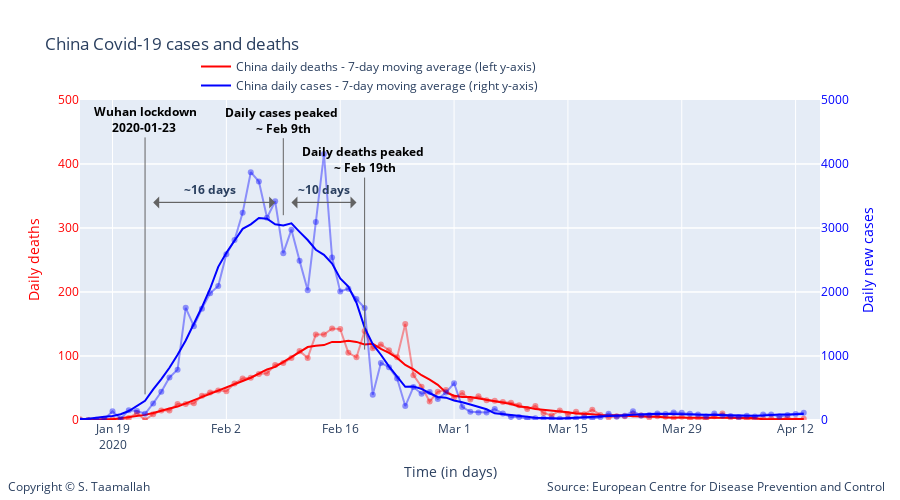

This figure's notebook cell:
### Code cell
degree = 5

smooth_china_deaths = smoothTriangle(df_china['deaths'],degree)
smooth_china_cases = smoothTriangle(df_china['cases'],degree)

smooth_china_deaths_9day = smooth_9day(df_china['deaths'])
smooth_china_cases_9day = smooth_9day(df_china['cases'])



# Add traces
trace1 = go.Scatter(
        x=df_china.index, 
        y=df_china['deaths'],
        mode='lines + markers',
        name='China daily deaths (left y-axis)',
        line_color='rgba(256, 0, 0, .4)',
        showlegend=False,
)

trace11 = go.Scatter(
        x=df_china.index, 
        y=smooth_china_deaths_9day,
        mode='lines',
        name='China daily deaths - 7-day moving average (left y-axis)',
        line_color='rgba(256, 0, 0, 1)',
)


trace2 = go.Scatter(
        x=df_china.index, 
        y=df_china['cases'],
        mode='lines + markers',
        name='China daily cases (right y-axis)',
        line_color='rgba(0, 0, 256, .4)',
        showlegend=False,
        yaxis='y2'
)

trace22 = go.Scatter(
        x=df_china.index, 
        y=smooth_china_cases_9day,
        mode='lines',
        name='China daily cases - 7-day moving average (right y-axis)',
        line_color='rgba(0, 0, 256, 1)',
        yaxis='y2'
)

data = [trace1, trace11, trace2, trace22]

layout = go.Layout(
    title='China Covid-19 cases and deaths',
    legend=dict(x=.4, y=1.15, orientation="h"), 
    width=900,
    height=500,
    
    # Top left
    xaxis=dict(
        title='Time (in days)',
        range=['2020-01-15', '2020-04-15'],
    ),
    yaxis=dict(
        title='Daily deaths',
        #type='log',
        range=[0,500],
        color="red",
        anchor='x'
    ),
    yaxis2=dict(
        title = 'Daily new cases',
        color='rgba(0, 0, 256, 1)',
        #type='log',
        range=[0,5000],
        overlaying='y',
        side='right'
    ),
    
       annotations=[
        dict(
            x=1.09,
            y=-0.24,
            showarrow=False,
            text='Source: European Centre for Disease Prevention and Control',
            xref='paper',
            yref='paper'
        ),
        
        dict(
            x=-0.1,
            y=-0.24,
            showarrow=False,
            text='Copyright © S. Taamallah ',
            xref='paper',
            yref='paper'
        )
    ],
    
)



fig = go.Figure(data=data, layout=layout)

fig.add_annotation(
            x='2020-01-23',
            y=40,
            xref="x",
            yref="y",
            text="<b> Wuhan lockdown <br> 2020-01-23  </b>",
            showarrow=True,
            font=dict(
            #family="Courier New, monospace",
            size=12,
            color="black",
            ),
        align="center",
        arrowhead=0,
        arrowsize=1,
        arrowwidth=1,
        arrowcolor="#636363",
        ax=0,
        ay=-275,
)




fig.add_annotation(
            x='2020-02-09',
            y=320,
            text="<b>Daily cases peaked <br> ~ Feb 9th </b>",
            showarrow=True,
            font=dict(
            #family="Courier New, monospace",
            size=12,
            color="black",
            ),
        align="center",
        arrowhead=0,
        arrowsize=1,
        arrowwidth=1,
        arrowcolor="#636363",
        ax=0,
        ay=-95,
)


fig.add_annotation(
            x='2020-02-19',
            y=110,
            text="<b>Daily deaths peaked <br> ~ Feb 19th </b>",
            showarrow=True,
            font=dict(
            #family="Courier New, monospace",
            size=12,
            color="black",
            ),
        align="center",
        arrowhead=0,
        arrowsize=1,
        arrowwidth=1,
        arrowcolor="#636363",
        ax=0,
        ay=-190,
)

fig.add_annotation(
            x='2020-02-10',
            y=340,
            text="",
            showarrow=True,
            font=dict(
            #family="Courier New, monospace",
            size=12,
            color="black",
            ),
        align="center",
        arrowhead=1,
        arrowsize=2,
        arrowwidth=1,
        arrowcolor="#636363",
        ax=65,
        ay=0,
)

fig.add_annotation(
            x='2020-02-18',
            y=340,
            text="",
            showarrow=True,
            font=dict(
            #family="Courier New, monospace",
            size=12,
            color="black",
            ),
        align="center",
        arrowhead=1,
        arrowsize=2,
        arrowwidth=1,
        arrowcolor="#636363",
        ax=-65,
        ay=0,
)

fig.add_annotation(
            x='2020-02-14',
            y=360,
            text="<b> ~10 days </b>",
            showarrow=False,
)

fig.add_annotation(
            x='2020-01-24',
            y=340,
            text="",
            showarrow=True,
            font=dict(
            #family="Courier New, monospace",
            size=12,
            color="black",
            ),
        align="center",
        arrowhead=1,
        arrowsize=2,
        arrowwidth=1,
        arrowcolor="#636363",
        ax=120,
        ay=0,
)

fig.add_annotation(
            x='2020-02-08',
            y=340,
            text="",
            showarrow=True,
            font=dict(
            #family="Courier New, monospace",
            size=12,
            color="black",
            ),
        align="center",
        arrowhead=1,
        arrowsize=2,
        arrowwidth=1,
        arrowcolor="#636363",
        ax=-120,
        ay=0,
)


fig.add_annotation(
            x='2020-01-31',
            y=360,
            text="<b> ~16 days </b>",
            showarrow=False,
)

fig.show()

from plotly.offline import plot
plot(fig, filename="STaamallah_covid19_analysis_chart_2_20200412.html", auto_open = False)

### Figure 1 — Plotly figure (JSON) as saved in the notebook; plotly's stock layout.template omitted (floating-point values rounded to 4 significant figures)
{"data": [{"line": {"color": "rgba(256, 0, 0, .4)"}, "mode": "lines+markers", "name": "China daily deaths (left y-axis)", "showlegend": false, "type": "scatter", "x": ["2020-04-13T00:00:00", "2020-04-12T00:00:00", "2020-04-11T00:00:00", "2020-04-10T00:00:00", "2020-04-09T00:00:00", "2020-04-08T00:00:00", "2020-04-07T00:00:00", "2020-04-06T00:00:00", "2020-04-05T00:00:00", "2020-04-04T00:00:00", "2020-04-03T00:00:00", "2020-04-02T00:00:00", "2020-04-01T00:00:00", "2020-03-31T00:00:00", "2020-03-30T00:00:00", "2020-03-29T00:00:00", "2020-03-28T00:00:00", "2020-03-27T00:00:00", "2020-03-26T00:00:00", "2020-03-25T00:00:00", "2020-03-24T00:00:00", "2020-03-23T00:00:00", "2020-03-22T00:00:00", "2020-03-21T00:00:00", "2020-03-20T00:00:00", "2020-03-19T00:00:00", "2020-03-18T00:00:00", "2020-03-17T00:00:00", "2020-03-16T00:00:00", "2020-03-15T00:00:00", "2020-03-14T00:00:00", "2020-03-13T00:00:00", "2020-03-12T00:00:00", "2020-03-11T00:00:00", "2020-03-10T00:00:00", "2020-03-09T00:00:00", "2020-03-08T00:00:00", "2020-03-07T00:00:00", "2020-03-06T00:00:00", "2020-03-05T00:00:00", "2020-03-04T00:00:00", "2020-03-03T00:00:00", "2020-03-02T00:00:00", "2020-03-01T00:00:00", "2020-02-29T00:00:00", "2020-02-28T00:00:00", "2020-02-27T00:00:00", "2020-02-26T00:00:00", "2020-02-25T00:00:00", "2020-02-24T00:00:00", "2020-02-23T00:00:00", "2020-02-22T00:00:00", "2020-02-21T00:00:00", "2020-02-20T00:00:00", "2020-02-19T00:00:00", "2020-02-18T00:00:00", "2020-02-17T00:00:00", "2020-02-16T00:00:00", "2020-02-15T00:00:00", "2020-02-14T00:00:00", "2020-02-13T00:00:00", "2020-02-12T00:00:00", "2020-02-11T00:00:00", "2020-02-10T00:00:00", "2020-02-09T00:00:00", "2020-02-08T00:00:00", "2020-02-07T00:00:00", "2020-02-06T00:00:00", "2020-02-05T00:00:00", "2020-02-04T00:00:00", "2020-02-03T00:00:00", "2020-02-02T00:00:00", "2020-02-01T00:00:00", "2020-01-31T00:00:00", "2020-01-30T00:00:00", "2020-01-29T00:00:00", "2020-01-28T00:00:00", "2020-01-27T00:00:00", "2020-01-26T00:00:00", "2020-01-25T00:00:00", "2020-01-24T00:00:00", "2020-01-23T00:00:00", "2020-01-22T00:00:00", "2020-01-21T00:00:00", "2020-01-20T00:00:00", "2020-01-19T00:00:00", "2020-01-18T00:00:00", "2020-01-17T00:00:00", "2020-01-16T00:00:00", "2020-01-15T00:00:00", "2020-01-14T00:00:00", "2020-01-13T00:00:00", "2020-01-12T00:00:00", "2020-01-11T00:00:00", "2020-01-10T00:00:00", "2020-01-09T00:00:00", "2020-01-08T00:00:00", "2020-01-07T00:00:00", "2020-01-06T00:00:00", "2020-01-05T00:00:00", "2020-01-04T00:00:00", "2020-01-03T00:00:00", "2020-01-02T00:00:00", "2020-01-01T00:00:00", "2019-12-31T00:00:00"], "y": [2, 0, 3, 1, 2, 2, 0, 2, 3, 4, 10, 6, 1, 3, 2, 5, 3, 5, 6, 4, 7, 9, 6, 6, 4, 8, 16, 9, 13, 9, 15, 7, 11, 22, 17, 23, 27, 28, 30, 31, 37, 32, 42, 35, 47, 44, 29, 52, 70, 150, 98, 109, 118, 112, 139, 98, 105, 142, 143, 133.5, 133.5, 97, 108, 97, 89, 86, 73, 72, 66, 65, 57, 45, 46, 43, 38, 26, 25, 25, 15, 15, 9, 0, 11, 3, 0, 1, 0, 0, 0, 1, 0, 0, 0, 1, 0, 0, 0, 0, 0, 0, 0, 0, 0, 0, 0]}, {"line": {"color": "rgba(256, 0, 0, 1)"}, "mode": "lines", "name": "China daily deaths - 7-day moving average (left y-axis)", "type": "scatter", "x": ["2020-04-13T00:00:00", "2020-04-12T00:00:00", "2020-04-11T00:00:00", "2020-04-10T00:00:00", "2020-04-09T00:00:00", "2020-04-08T00:00:00", "2020-04-07T00:00:00", "2020-04-06T00:00:00", "2020-04-05T00:00:00", "2020-04-04T00:00:00", "2020-04-03T00:00:00", "2020-04-02T00:00:00", "2020-04-01T00:00:00", "2020-03-31T00:00:00", "2020-03-30T00:00:00", "2020-03-29T00:00:00", "2020-03-28T00:00:00", "2020-03-27T00:00:00", "2020-03-26T00:00:00", "2020-03-25T00:00:00", "2020-03-24T00:00:00", "2020-03-23T00:00:00", "2020-03-22T00:00:00", "2020-03-21T00:00:00", "2020-03-20T00:00:00", "2020-03-19T00:00:00", "2020-03-18T00:00:00", "2020-03-17T00:00:00", "2020-03-16T00:00:00", "2020-03-15T00:00:00", "2020-03-14T00:00:00", "2020-03-13T00:00:00", "2020-03-12T00:00:00", "2020-03-11T00:00:00", "2020-03-10T00:00:00", "2020-03-09T00:00:00", "2020-03-08T00:00:00", "2020-03-07T00:00:00", "2020-03-06T00:00:00", "2020-03-05T00:00:00", "2020-03-04T00:00:00", "2020-03-03T00:00:00", "2020-03-02T00:00:00", "2020-03-01T00:00:00", "2020-02-29T00:00:00", "2020-02-28T00:00:00", "2020-02-27T00:00:00", "2020-02-26T00:00:00", "2020-02-25T00:00:00", "2020-02-24T00:00:00", "2020-02-23T00:00:00", "2020-02-22T00:00:00", "2020-02-21T00:00:00", "2020-02-20T00:00:00", "2020-02-19T00:00:00", "2020-02-18T00:00:00", "2020-02-17T00:00:00", "2020-02-16T00:00:00", "2020-02-15T00:00:00", "2020-02-14T00:00:00", "2020-02-13T00:00:00", "2020-02-12T00:00:00", "2020-02-11T00:00:00", "2020-02-10T00:00:00", "2020-02-09T00:00:00", "2020-02-08T00:00:00", "2020-02-07T00:00:00", "2020-02-06T00:00:00", "2020-02-05T00:00:00", "2020-02-04T00:00:00", "2020-02-03T00:00:00", "2020-02-02T00:00:00", "2020-02-01T00:00:00", "2020-01-31T00:00:00", "2020-01-30T00:00:00", "2020-01-29T00:00:00", "2020-01-28T00:00:00", "2020-01-27T00:00:00", "2020-01-26T00:00:00", "2020-01-25T00:00:00", "2020-01-24T00:00:00", "2020-01-23T00:00:00", "2020-01-22T00:00:00", "2020-01-21T00:00:00", "2020-01-20T00:00:00", "2020-01-19T00:00:00", "2020-01-18T00:00:00", "2020-01-17T00:00:00", "2020-01-16T00:00:00", "2020-01-15T00:00:00", "2020-01-14T00:00:00", "2020-01-13T00:00:00", "2020-01-12T00:00:00", "2020-01-11T00:00:00", "2020-01-10T00:00:00", "2020-01-09T00:00:00", "2020-01-08T00:00:00", "2020-01-07T00:00:00", "2020-01-06T00:00:00", "2020-01-05T00:00:00", "2020-01-04T00:00:00", "2020-01-03T00:00:00", "2020-01-02T00:00:00", "2020-01-01T00:00:00", "2019-12-31T00:00:00"], "y": [1.667, 1.5, 1.6, 1.667, 1, 1, 3, 3, 3, 3, 3, 4, 4, 4, 4, 3, 4, 4, 5, 5, 5, 6, 7, 7, 8, 8, 9, 9, 10, 12, 13, 14, 16, 17, 20, 21, 25, 27, 29, 31, 34, 36, 36, 38, 43, 55, 63, 70, 79, 86, 97, 105, 111, 119, 118, 122, 124, 122, 122, 117, 116, 114, 106, 98, 91, 83, 79, 72, 66, 61, 56, 50, 45, 41, 35, 30, 26, 21, 18, 14, 11, 8, 6, 4, 2, 1, 1, 0, 0, 0, 0, 0, 0, 0, 0, 0, 0, 0, 0, 0, 0, 0, 0, 0, 0]}, {"line": {"color": "rgba(0, 0, 256, .4)"}, "mode": "lines+markers", "name": "China daily cases (right y-axis)", "showlegend": false, "type": "scatter", "x": ["2020-04-13T00:00:00", "2020-04-12T00:00:00", "2020-04-11T00:00:00", "2020-04-10T00:00:00", "2020-04-09T00:00:00", "2020-04-08T00:00:00", "2020-04-07T00:00:00", "2020-04-06T00:00:00", "2020-04-05T00:00:00", "2020-04-04T00:00:00", "2020-04-03T00:00:00", "2020-04-02T00:00:00", "2020-04-01T00:00:00", "2020-03-31T00:00:00", "2020-03-30T00:00:00", "2020-03-29T00:00:00", "2020-03-28T00:00:00", "2020-03-27T00:00:00", "2020-03-26T00:00:00", "2020-03-25T00:00:00", "2020-03-24T00:00:00", "2020-03-23T00:00:00", "2020-03-22T00:00:00", "2020-03-21T00:00:00", "2020-03-20T00:00:00", "2020-03-19T00:00:00", "2020-03-18T00:00:00", "2020-03-17T00:00:00", "2020-03-16T00:00:00", "2020-03-15T00:00:00", "2020-03-14T00:00:00", "2020-03-13T00:00:00", "2020-03-12T00:00:00", "2020-03-11T00:00:00", "2020-03-10T00:00:00", "2020-03-09T00:00:00", "2020-03-08T00:00:00", "2020-03-07T00:00:00", "2020-03-06T00:00:00", "2020-03-05T00:00:00", "2020-03-04T00:00:00", "2020-03-03T00:00:00", "2020-03-02T00:00:00", "2020-03-01T00:00:00", "2020-02-29T00:00:00", "2020-02-28T00:00:00", "2020-02-27T00:00:00", "2020-02-26T00:00:00", "2020-02-25T00:00:00", "2020-02-24T00:00:00", "2020-02-23T00:00:00", "2020-02-22T00:00:00", "2020-02-21T00:00:00", "2020-02-20T00:00:00", "2020-02-19T00:00:00", "2020-02-18T00:00:00", "2020-02-17T00:00:00", "2020-02-16T00:00:00", "2020-02-15T00:00:00", "2020-02-14T00:00:00", "2020-02-13T00:00:00", "2020-02-12T00:00:00", "2020-02-11T00:00:00", "2020-02-10T00:00:00", "2020-02-09T00:00:00", "2020-02-08T00:00:00", "2020-02-07T00:00:00", "2020-02-06T00:00:00", "2020-02-05T00:00:00", "2020-02-04T00:00:00", "2020-02-03T00:00:00", "2020-02-02T00:00:00", "2020-02-01T00:00:00", "2020-01-31T00:00:00", "2020-01-30T00:00:00", "2020-01-29T00:00:00", "2020-01-28T00:00:00", "2020-01-27T00:00:00", "2020-01-26T00:00:00", "2020-01-25T00:00:00", "2020-01-24T00:00:00", "2020-01-23T00:00:00", "2020-01-22T00:00:00", "2020-01-21T00:00:00", "2020-01-20T00:00:00", "2020-01-19T00:00:00", "2020-01-18T00:00:00", "2020-01-17T00:00:00", "2020-01-16T00:00:00", "2020-01-15T00:00:00", "2020-01-14T00:00:00", "2020-01-13T00:00:00", "2020-01-12T00:00:00", "2020-01-11T00:00:00", "2020-01-10T00:00:00", "2020-01-09T00:00:00", "2020-01-08T00:00:00", "2020-01-07T00:00:00", "2020-01-06T00:00:00", "2020-01-05T00:00:00", "2020-01-04T00:00:00", "2020-01-03T00:00:00", "2020-01-02T00:00:00", "2020-01-01T00:00:00", "2019-12-31T00:00:00"], "y": [112, 93, 79, 55, 86, 86, 56, 67, 48, 62, 70, 100, 54, 84, 98, 113, 119, 94, 102, 78, 69, 138, 65, 52, 99, 44, 23, 43, 25, 22, 19, 22, 24, 29, 20, 45, 46, 101, 170, 117, 119, 127, 205, 574, 428, 329, 439, 410, 515, 218, 647, 826, 891, 394, 1750, 1890, 2052, 2007, 2538, 4156, 3092, 2028, 2490, 2974, 2607, 3418, 3160, 3727, 3872, 3237, 2812, 2590, 2095, 1980, 1740, 1466, 1753, 787, 665, 441, 259, 97, 140, 151, 19, 136, 17, 4, 0, 0, 0, 0, 0, 0, 0, 0, 0, 0, 0, 15, 0, 17, 0, 0, 27], "yaxis": "y2"}, {"line": {"color": "rgba(0, 0, 256, 1)"}, "mode": "lines", "name": "China daily cases - 7-day moving average (right y-axis)", "type": "scatter", "x": ["2020-04-13T00:00:00", "2020-04-12T00:00:00", "2020-04-11T00:00:00", "2020-04-10T00:00:00", "2020-04-09T00:00:00", "2020-04-08T00:00:00", "2020-04-07T00:00:00", "2020-04-06T00:00:00", "2020-04-05T00:00:00", "2020-04-04T00:00:00", "2020-04-03T00:00:00", "2020-04-02T00:00:00", "2020-04-01T00:00:00", "2020-03-31T00:00:00", "2020-03-30T00:00:00", "2020-03-29T00:00:00", "2020-03-28T00:00:00", "2020-03-27T00:00:00", "2020-03-26T00:00:00", "2020-03-25T00:00:00", "2020-03-24T00:00:00", "2020-03-23T00:00:00", "2020-03-22T00:00:00", "2020-03-21T00:00:00", "2020-03-20T00:00:00", "2020-03-19T00:00:00", "2020-03-18T00:00:00", "2020-03-17T00:00:00", "2020-03-16T00:00:00", "2020-03-15T00:00:00", "2020-03-14T00:00:00", "2020-03-13T00:00:00", "2020-03-12T00:00:00", "2020-03-11T00:00:00", "2020-03-10T00:00:00", "2020-03-09T00:00:00", "2020-03-08T00:00:00", "2020-03-07T00:00:00", "2020-03-06T00:00:00", "2020-03-05T00:00:00", "2020-03-04T00:00:00", "2020-03-03T00:00:00", "2020-03-02T00:00:00", "2020-03-01T00:00:00", "2020-02-29T00:00:00", "2020-02-28T00:00:00", "2020-02-27T00:00:00", "2020-02-26T00:00:00", "2020-02-25T00:00:00", "2020-02-24T00:00:00", "2020-02-23T00:00:00", "2020-02-22T00:00:00", "2020-02-21T00:00:00", "2020-02-20T00:00:00", "2020-02-19T00:00:00", "2020-02-18T00:00:00", "2020-02-17T00:00:00", "2020-02-16T00:00:00", "2020-02-15T00:00:00", "2020-02-14T00:00:00", "2020-02-13T00:00:00", "2020-02-12T00:00:00", "2020-02-11T00:00:00", "2020-02-10T00:00:00", "2020-02-09T00:00:00", "2020-02-08T00:00:00", "2020-02-07T00:00:00", "2020-02-06T00:00:00", "2020-02-05T00:00:00", "2020-02-04T00:00:00", "2020-02-03T00:00:00", "2020-02-02T00:00:00", "2020-02-01T00:00:00", "2020-01-31T00:00:00", "2020-01-30T00:00:00", "2020-01-29T00:00:00", "2020-01-28T00:00:00", "2020-01-27T00:00:00", "2020-01-26T00:00:00", "2020-01-25T00:00:00", "2020-01-24T00:00:00", "2020-01-23T00:00:00", "2020-01-22T00:00:00", "2020-01-21T00:00:00", "2020-01-20T00:00:00", "2020-01-19T00:00:00", "2020-01-18T00:00:00", "2020-01-17T00:00:00", "2020-01-16T00:00:00", "2020-01-15T00:00:00", "2020-01-14T00:00:00", "2020-01-13T00:00:00", "2020-01-12T00:00:00", "2020-01-11T00:00:00", "2020-01-10T00:00:00", "2020-01-09T00:00:00", "2020-01-08T00:00:00", "2020-01-07T00:00:00", "2020-01-06T00:00:00", "2020-01-05T00:00:00", "2020-01-04T00:00:00", "2020-01-03T00:00:00", "2020-01-02T00:00:00", "2020-01-01T00:00:00", "2019-12-31T00:00:00"], "y": [94.67, 84.75, 85, 85.17, 75, 70, 67, 70, 69, 69, 71, 77, 83, 88, 92, 93, 90, 99, 97, 92, 90, 82, 74, 67, 62, 56, 43, 38, 35, 27, 25, 27, 28, 36, 52, 63, 74, 86, 105, 167, 209, 241, 278, 305, 349, 360, 418, 487, 522, 518, 676, 837, 1020, 1186, 1443, 1833, 2085, 2211, 2444, 2580, 2660, 2812, 2940, 3072, 3040, 3057, 3144, 3155, 3057, 2987, 2801, 2613, 2393, 2051, 1765, 1501, 1242, 1020, 816, 639, 479, 299, 213, 140, 91, 62, 51, 36, 19, 17, 2, 0, 0, 0, 0, 1, 1, 3, 3, 3, 0, 7, 5.4, 11, 9], "yaxis": "y2"}], "layout": {"annotations": [{"showarrow": false, "text": "Source: European Centre for Disease Prevention and Control", "x": 1.09, "xref": "paper", "y": -0.24, "yref": "paper"}, {"showarrow": false, "text": "Copyright © S. Taamallah ", "x": -0.1, "xref": "paper", "y": -0.24, "yref": "paper"}, {"align": "center", "arrowcolor": "#636363", "arrowhead": 0, "arrowsize": 1, "arrowwidth": 1, "ax": 0, "ay": -275, "font": {"color": "black", "size": 12}, "showarrow": true, "text": "<b> Wuhan lockdown <br> 2020-01-23  </b>", "x": "2020-01-23", "xref": "x", "y": 40, "yref": "y"}, {"align": "center", "arrowcolor": "#636363", "arrowhead": 0, "arrowsize": 1, "arrowwidth": 1, "ax": 0, "ay": -95, "font": {"color": "black", "size": 12}, "showarrow": true, "text": "<b>Daily cases peaked <br> ~ Feb 9th </b>", "x": "2020-02-09", "y": 320}, {"align": "center", "arrowcolor": "#636363", "arrowhead": 0, "arrowsize": 1, "arrowwidth": 1, "ax": 0, "ay": -190, "font": {"color": "black", "size": 12}, "showarrow": true, "text": "<b>Daily deaths peaked <br> ~ Feb 19th </b>", "x": "2020-02-19", "y": 110}, {"align": "center", "arrowcolor": "#636363", "arrowhead": 1, "arrowsize": 2, "arrowwidth": 1, "ax": 65, "ay": 0, "font": {"color": "black", "size": 12}, "showarrow": true, "text": "", "x": "2020-02-10", "y": 340}, {"align": "center", "arrowcolor": "#636363", "arrowhead": 1, "arrowsize": 2, "arrowwidth": 1, "ax": -65, "ay": 0, "font": {"color": "black", "size": 12}, "showarrow": true, "text": "", "x": "2020-02-18", "y": 340}, {"showarrow": false, "text": "<b> ~10 days </b>", "x": "2020-02-14", "y": 360}, {"align": "center", "arrowcolor": "#636363", "arrowhead": 1, "arrowsize": 2, "arrowwidth": 1, "ax": 120, "ay": 0, "font": {"color": "black", "size": 12}, "showarrow": true, "text": "", "x": "2020-01-24", "y": 340}, {"align": "center", "arrowcolor": "#636363", "arrowhead": 1, "arrowsize": 2, "arrowwidth": 1, "ax": -120, "ay": 0, "font": {"color": "black", "size": 12}, "showarrow": true, "text": "", "x": "2020-02-08", "y": 340}, {"showarrow": false, "text": "<b> ~16 days </b>", "x": "2020-01-31", "y": 360}], "height": 500, "legend": {"orientation": "h", "x": 0.4, "y": 1.15}, "title": {"text": "China Covid-19 cases and deaths"}, "width": 900, "xaxis": {"range": ["2020-01-15", "2020-04-15"], "title": {"text": "Time (in days)"}, "type": "date"}, "yaxis": {"anchor": "x", "color": "red", "range": [0, 500], "title": {"text": "Daily deaths"}, "type": "linear"}, "yaxis2": {"color": "rgba(0, 0, 256, 1)", "overlaying": "y", "range": [0, 5000], "side": "right", "title": {"text": "Daily new cases"}, "type": "linear"}}}
